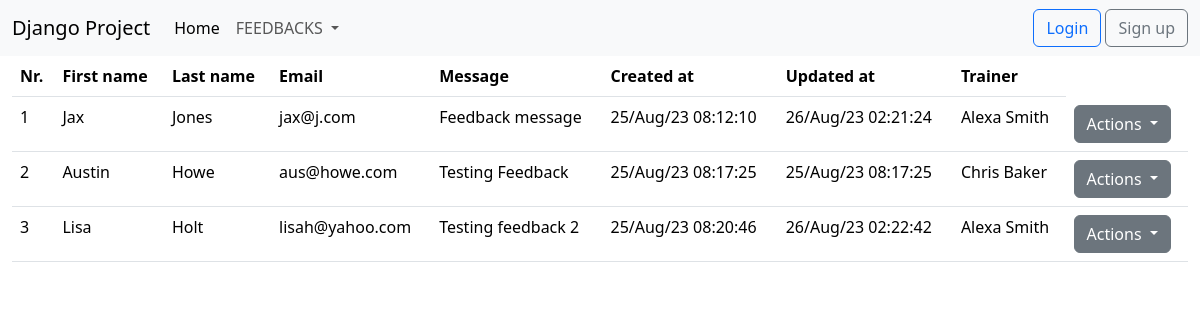
The app's page /list-of-feedbacks/ with its own data.
### feedback/models.py (models this page shows, shortened)
class Feedback(models.Model):
    first_name = models.CharField(max_length=40)
    last_name = models.CharField(max_length=40)
    email = models.EmailField(max_length=40)
    trainer = models.ForeignKey(Trainer, on_delete=models.CASCADE, null=True)
    message = models.TextField(max_length=400)
    active = models.BooleanField(default=True)
    created_at = models.DateTimeField(auto_now_add=True)
    updated_at = models.DateTimeField(auto_now=True)

### trainer/models.py (models this page shows)
class Trainer(models.Model):
    department_options = (
        ('backend', 'BACKEND'),
        ('frontend', 'FRONTEND'),
        ('network', 'NETWORK')
    )
    first_name = models.CharField(max_length=20)
    last_name = models.CharField(max_length=20)
    course = models.CharField(max_length=40)
    email = models.EmailField(max_length=40)
    department = models.CharField(max_length=40, choices=department_options)
    active = models.BooleanField(default=True)
    profile = models.ImageField(upload_to='profiles/', null=True)
    created_at = models.DateTimeField(auto_now_add=True)
    updated_at = models.DateTimeField(auto_now=True)
    def __str__(self):
        return f'{self.first_name} {self.last_name}'

### feedback/views.py (the view)
# urls.py: path('list-of-feedbacks/', views.FeedbackListView.as_view(), name='list_of_feedbacks'),
class FeedbackListView(ListView):
    template_name = 'feedback/list_of_feedbacks.html'
    model = Feedback
    context_object_name = 'all_feedbacks'

### djangoProject/context_processors.py (called while the page is built)
def get_all_trainers(request):
    get_trainers = Trainer.objects.all()
    return {'trainers': get_trainers}

### templates/feedback/list_of_feedbacks.html (shortened to what this page needs)
{% extends 'base.html' %}
{% block content %}
    <div class="container-fluid">
        <div class="row">
            <div class="col-md-12">
                {% if all_feedbacks %}
                    <table class="table">
                        <thead>
                        <tr>
                            <th>Nr.</th>
                            <th>First name</th>
                            <th>Last name</th>
                            <th>Email</th>
                            <th>Message</th>
                            <th>Created at</th>
                            <th>Updated at</th>
                            <th>Trainer</th>
                        </tr>
                        </thead>
                        <tbody>
                        {% for feedback in all_feedbacks %}
                            <tr>
                            <td>{{ forloop.counter }}</td>
                            <td>{{ feedback.first_name }}</td>
                            <td>{{ feedback.last_name }}</td>
                            <td>{{ feedback.email }}</td>
                            <td>{{ feedback.message }}</td>
                            <td>{{ feedback.created_at|date:'d/M/y h:i:s' }}</td>
                            <td>{{ feedback.updated_at|date:'d/M/y h:i:s' }}</td>
                            <td>{{ feedback.trainer }}</td>
                            <td>
                            <div class="dropdown">
                                <button class="btn btn-secondary dropdown-toggle" type="button"
                                        data-bs-toggle="dropdown" aria-expanded="false">
                                    Actions
                                </button>
                            </div>
                            </td>
                        {% endfor %}
                        </tr>
                        </tbody>
                    </table>
                    </div>
                    </div>
                    </div>
                {% endif %}
{% endblock %}

### records on screen
Feedback: first_name "Jax", last_name "Jones", email "jax@j.com", message "Feedback message", created_at "25/Aug/23 08:12:10", updated_at "26/Aug/23 02:21:24", trainer "Alexa Smith"
Feedback: first_name "Austin", last_name "Howe", email "aus@howe.com", message "Testing Feedback", created_at "25/Aug/23 08:17:25", updated_at "25/Aug/23 08:17:25", trainer "Chris Baker"
Feedback: first_name "Lisa", last_name "Holt", email "lisah@yahoo.com", message "Testing feedback 2", created_at "25/Aug/23 08:20:46", updated_at "26/Aug/23 02:22:42", trainer "Alexa Smith"
